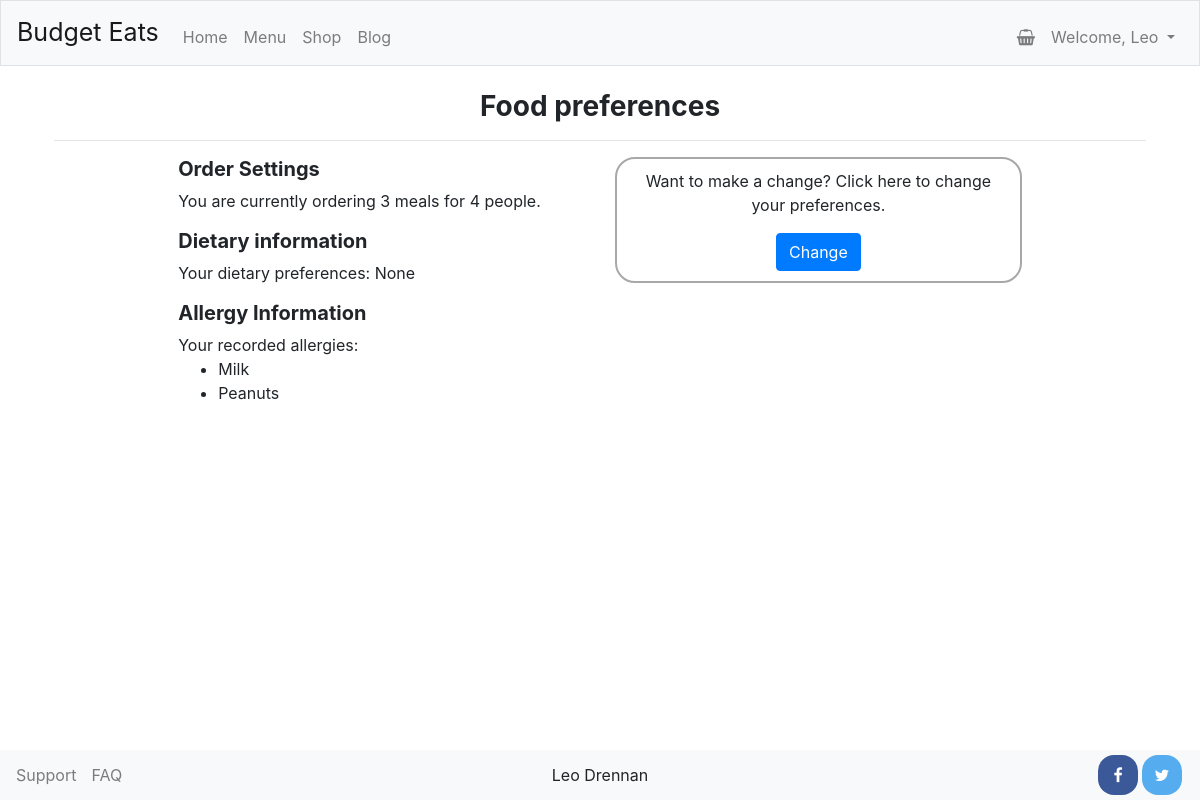
Screenshot of /my_preferences (signed in) with the database file from the repository.
### tables this page shows
CREATE TABLE preferences (
    user_id INTEGER,
    people INTEGER,
    meals INTEGER,
    vegetarian INTEGER,
    vegan INTEGER,
    FOREIGN KEY(user_id) REFERENCES users(id)
);

CREATE TABLE allergens (
    id INTEGER,
    allergen TEXT,
    PRIMARY KEY(id)
);

### application.py (the view)
@app.route("/my_preferences")
@login_required("/my_preferences")
def my_preferences():
    row = db.execute("SELECT vegan, vegetarian FROM preferences WHERE user_id = ?", session["user_id"])[0]
    if row["vegetarian"] == 1:
        diet = "Vegetarian"
    elif row["vegan"] == 1:
        diet = "Vegan"
    else:
        diet = "None"
    preferences = db.execute("SELECT meals, people FROM preferences WHERE user_id = ?", session["user_id"])[0]
    allergens = db.execute("SELECT allergen FROM allergens WHERE id IN (SELECT allergen_id FROM users_allergens WHERE user_id = ?)", session["user_id"])
    return render_template("account/my_preferences.html", diet=diet, allergens=allergens, preferences=preferences)

### application.py (called while the page is built)
@app.after_request
def after_request(response):
    response.headers["Cache-Control"] = "no-cache, no-store, must-revalidate"
    response.headers["Expires"] = 0
    response.headers["Pragma"] = "no-cache"
    return response

### helpers.py (called while the page is built)
def login_required(destination):
    def decorator(f):
        @wraps(f)
        def decorated_function(*args, **kwargs):
            if session.get("user_id") is None:
                return redirect(f"/login{destination}")
            return f(*args, **kwargs)
        return decorated_function
    return decorator

### templates/account/my_preferences.html (shortened to what this page needs)
{% extends "layout.html" %}
{% block main %}
    <h3 class="centered"><b>Food preferences</b></h3>
    <hr>
    <div class="row" style="width: 80%; margin: auto">
        <div class="col-md-6">
            <h5><b>Order Settings</b></h5>
            <p>You are currently ordering {{ preferences.meals}} meals for {{ preferences.people }} people.</p>
            <h5><b>Dietary information</b></h5>
            <p>Your dietary preferences: {{ diet }}</p>
            <h5><b>Allergy Information</b></h5>
            {% if allergens %}
                Your recorded allergies:
                <ul>
                {% for allergen in allergens %}
                    <li>{{ allergen.allergen | capitalize }}</li>
                {% endfor %}
                </ul>
            {% else %}
                <p>You have no allergies recorded.</p>
            {% endif %}
        </div>
        <div class="col-md-6 centered">
            <div class="round-border">
                <p>Want to make a change? Click here to change your preferences.</p>
                <a href="quote_change"><button class="btn btn-primary">Change</button></a>
            </div>
        </div>
    </div>
{% endblock %}

### static/styles.css (style rules this page uses)
.round-border { border-style: solid; border-color: #A8A8A8; border-radius: 20px; border-width: 2px; padding: 10px; }
.centered { text-align: center !important; }
.btn { box-shadow: none !important; }

### rows the page displays
preferences: meals "3", people "4"
allergens: allergen "Milk"
allergens: allergen "Peanuts"

### other values shown
{{ session.name }} "Leo"
{{ diet }} "None"
